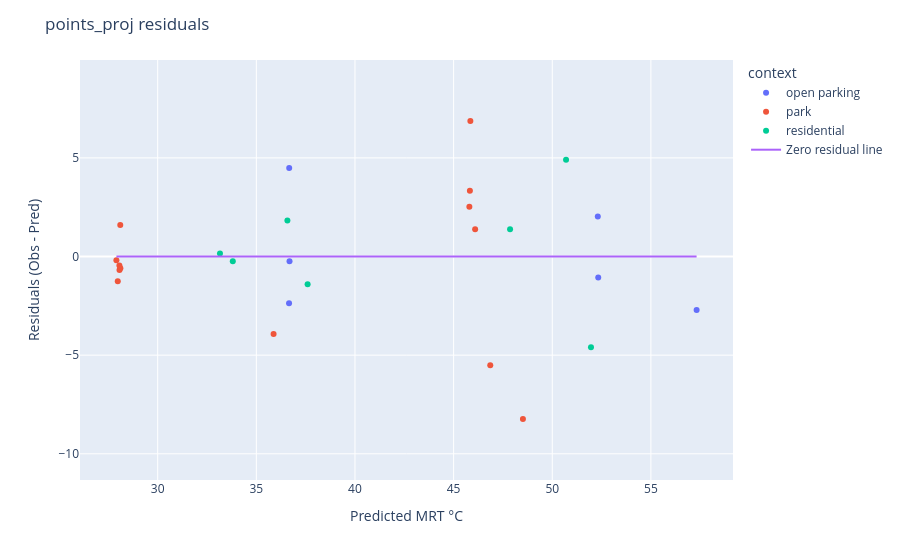

Write notebook code for a chart like this one.
### Code cell
# Scatter
fig = px.scatter(
    points_proj,
    x=pred,
    y=residuals,
    color="context",
    hover_data=["TG", "TA","wind_mean", "condition", "Instrument", "tg_corr", "MRT"],
)

# 1:1 line
fig.add_scatter(
    x=[pred.min(), pred.max()],
    y=[0, 0],
    mode="lines",
    name="Zero residual line"
)

fig.update_layout(
    xaxis_title="Predicted MRT °C",
    yaxis_title="Residuals (Obs - Pred)",
    title="points_proj residuals"
)

fig.update_yaxes(scaleanchor="x", scaleratio=1)

fig.show()

### Figure 1 — Plotly figure (JSON) as saved in the notebook; plotly's stock layout.template omitted (floating-point values rounded to 4 significant figures)
{"data": [{"customdata": [[31.6, 29.3, 0.47, "SHADOW", "T2 - TM-188D TENMARS ", 31.6, 36.44], [32.6, 28.7, 0.45, "SHADOW", "T1 - Sper Scientific 800036 ", 30.51, 34.29], [38.7, 30.1, 0.45, "SUN", "T2 - TM-188D TENMARS ", 38.7, 54.33], [42.2, 28.9, 0.46, "SUN", "T1 - Sper Scientific 800036 ", 36.65, 51.27], [33, 28.9, 0.45, "SHADOW", "T2 - TM-188D TENMARS ", 33, 41.16], [39.4, 32.4, 0.61, "SUN", "T2 - TM-188D TENMARS ", 39.4, 54.61]], "hovertemplate": "context=open parking<br>MRT_predicted=%{x}<br>y=%{y}<br>TG=%{customdata[0]}<br>TA=%{customdata[1]}<br>wind_mean=%{customdata[2]}<br>condition=%{customdata[3]}<br>Instrument=%{customdata[4]}<br>tg_corr=%{customdata[5]}<br>MRT=%{customdata[6]}<extra></extra>", "legendgroup": "open parking", "marker": {"color": "#636efa", "symbol": "circle"}, "mode": "markers", "name": "open parking", "orientation": "v", "showlegend": true, "type": "scatter", "x": [36.68, 36.66, 52.31, 52.33, 36.67, 57.32], "xaxis": "x", "y": [-0.2425, -2.37, 2.027, -1.064, 4.493, -2.711], "yaxis": "y"}, {"customdata": [[38, 30.7, 0.43, "SUN", "T1 - Sper Scientific 800036 ", 33.96, 40.28], [40.9, 33, 0.45, "SUN", "T1 - Sper Scientific 800036 ", 35.82, 41.34], [42.7, 30.2, 0.37, "SUN", "T1 - Sper Scientific 800036 ", 36.97, 48.32], [39.6, 29.2, 0.69, "SUN", "T1 - Sper Scientific 800036 ", 34.99, 49.16], [46.8, 34.6, 0.34, "SUN", "T1 - Sper Scientific 800036 ", 39.59, 47.47], [34.8, 31.9, 0.26, "SHADOW", "T1 - Sper Scientific 800036 ", 31.92, 31.95], [31.8, 30.3, 0.13, "SHADOW", "T1 - Sper Scientific 800036 ", 30.0, 29.7], [30, 30.6, 0.06, "SHADOW", "T1 - Sper Scientific 800036 ", 28.85, 27.72], [29.3, 30.8, 0.03, "SHADOW", "T1 - Sper Scientific 800036 ", 28.4, 27.38], [28.9, 30.6, 0.01, "SHADOW", "T1 - Sper Scientific 800036 ", 28.15, 27.6], [29.6, 30, 0.08, "SHADOW", "T1 - Sper Scientific 800036 ", 28.6, 27.51], [29.7, 30.1, 0.2, "SHADOW", "T1 - Sper Scientific 800036 ", 28.66, 26.73], [39.4, 30.1, 0.3, "SUN", "T2 - TM-188D TENMARS ", 39.4, 52.72]], "hovertemplate": "context=park<br>MRT_predicted=%{x}<br>y=%{y}<br>TG=%{customdata[0]}<br>TA=%{customdata[1]}<br>wind_mean=%{customdata[2]}<br>condition=%{customdata[3]}<br>Instrument=%{customdata[4]}<br>tg_corr=%{customdata[5]}<br>MRT=%{customdata[6]}<extra></extra>", "legendgroup": "park", "marker": {"color": "#EF553B", "symbol": "circle"}, "mode": "markers", "name": "park", "orientation": "v", "showlegend": true, "type": "scatter", "x": [48.51, 46.86, 45.8, 45.83, 46.09, 35.87, 28.1, 27.91, 28.06, 28.06, 28.11, 27.98, 45.85], "xaxis": "x", "y": [-8.234, -5.517, 2.517, 3.337, 1.38, -3.928, 1.595, -0.188, -0.6871, -0.4546, -0.5954, -1.25, 6.867], "yaxis": "y"}, {"customdata": [[34.4, 32.4, 0.45, "SHADOW", "T2 - TM-188D TENMARS ", 34.4, 38.41], [38.6, 34, 0.46, "SUN", "T2 - TM-188D TENMARS ", 38.6, 47.36], [32.5, 30.4, 0.35, "SHADOW", "T2 - TM-188D TENMARS ", 32.5, 36.19], [41.1, 31.5, 0.34, "SUN", "T2 - TM-188D TENMARS ", 41.1, 55.6], [32.5, 31.3, 0.07, "SHADOW", "T2 - TM-188D TENMARS ", 32.5, 33.31], [43.7, 33.5, 0.06, "SUN", "T2 - TM-188D TENMARS ", 43.7, 49.24], [33.1, 30.9, 0.01, "SHADOW", "T2 - TM-188D TENMARS ", 33.1, 33.56]], "hovertemplate": "context=residential<br>MRT_predicted=%{x}<br>y=%{y}<br>TG=%{customdata[0]}<br>TA=%{customdata[1]}<br>wind_mean=%{customdata[2]}<br>condition=%{customdata[3]}<br>Instrument=%{customdata[4]}<br>tg_corr=%{customdata[5]}<br>MRT=%{customdata[6]}<extra></extra>", "legendgroup": "residential", "marker": {"color": "#00cc96", "symbol": "circle"}, "mode": "markers", "name": "residential", "orientation": "v", "showlegend": true, "type": "scatter", "x": [36.57, 51.96, 37.6, 50.7, 33.16, 47.86, 33.81], "xaxis": "x", "y": [1.832, -4.598, -1.408, 4.902, 0.1579, 1.38, -0.2438], "yaxis": "y"}, {"mode": "lines", "name": "Zero residual line", "type": "scatter", "x": [27.91, 57.32], "y": [0, 0]}], "layout": {"legend": {"title": {"text": "context"}, "tracegroupgap": 0}, "margin": {"t": 60}, "title": {"text": "points_proj residuals"}, "xaxis": {"anchor": "y", "domain": [0, 1], "title": {"text": "Predicted MRT °C"}}, "yaxis": {"anchor": "x", "domain": [0, 1], "scaleanchor": "x", "scaleratio": 1, "title": {"text": "Residuals (Obs - Pred)"}}}}
